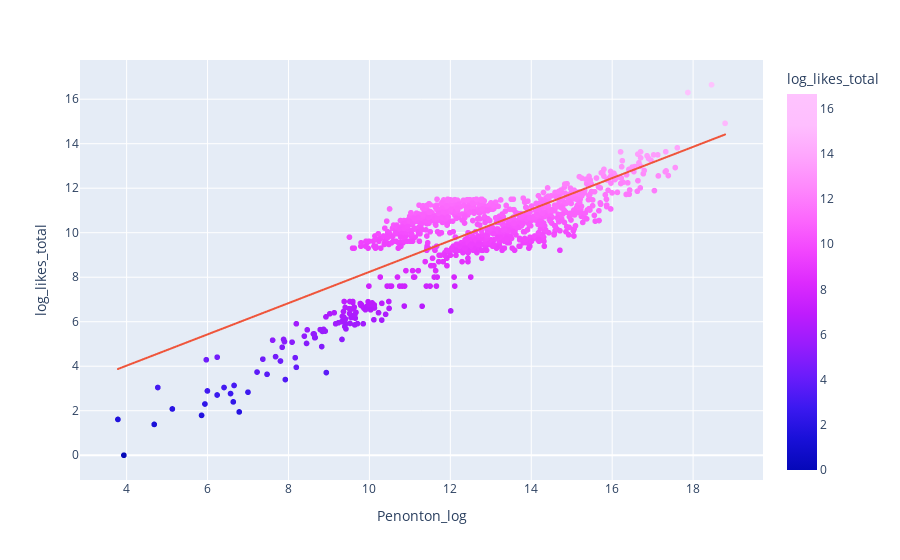

Notebook code cell kept with this figure:
### Code cell
# mencari
import plotly.express as px 
px.scatter(data, x = 'Penonton_log', y = 'log_likes_total', color='log_likes_total', trendline = "ols", color_continuous_scale="plotly3")

### Figure 1 — Plotly figure (JSON) as saved in the notebook; plotly's stock layout.template omitted (floating-point values rounded to 4 significant figures; data arrays with more than 128 entries replaced by an {"elided": "..."} marker saying what was removed)
{"data": [{"hovertemplate": "Penonton_log=%{x}<br>log_likes_total=%{marker.color}<extra></extra>", "legendgroup": "", "marker": {"color": {"elided": "1139 float values"}, "coloraxis": "coloraxis", "symbol": "circle"}, "mode": "markers", "name": "", "showlegend": false, "type": "scattergl", "x": {"elided": "1139 float values"}, "xaxis": "x", "y": {"elided": "1139 float values"}, "yaxis": "y"}, {"hovertemplate": "<b>OLS trendline</b><br>log_likes_total = 0.702287 * Penonton_log + 1.21749<br>R<sup>2</sup>=0.608278<br><br>Penonton_log=%{x}<br>log_likes_total=%{y} <b>(trend)</b><extra></extra>", "legendgroup": "", "marker": {"symbol": "circle"}, "mode": "lines", "name": "", "showlegend": false, "type": "scattergl", "x": {"elided": "1139 float values"}, "xaxis": "x", "y": {"elided": "1139 float values"}, "yaxis": "y"}], "layout": {"coloraxis": {"colorbar": {"title": {"text": "log_likes_total"}}, "colorscale": [[0, "#0508b8"], [0.08333, "#1910d8"], [0.1667, "#3c19f0"], [0.25, "#6b1cfb"], [0.3333, "#981cfd"], [0.4167, "#bf1cfd"], [0.5, "#dd2bfd"], [0.5833, "#f246fe"], [0.6667, "#fc67fd"], [0.75, "#fe88fc"], [0.8333, "#fea5fd"], [0.9167, "#febefe"], [1, "#fec3fe"]]}, "legend": {"tracegroupgap": 0}, "margin": {"t": 60}, "xaxis": {"anchor": "y", "domain": [0, 1], "title": {"text": "Penonton_log"}}, "yaxis": {"anchor": "x", "domain": [0, 1], "title": {"text": "log_likes_total"}}}}
